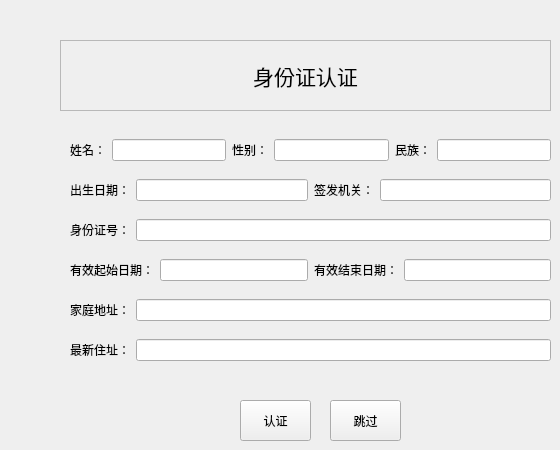
     <widget class="QWidget" name="idCardReg">
      <widget class="QLabel" name="welcomeLabel_4">
       <property name="geometry">
        <rect>
         <x>60</x>
         <y>40</y>
         <width>491</width>
         <height>71</height>
        </rect>
       </property>
       <property name="font">
        <font>
         <family>Adobe 仿宋 Std R</family>
         <pointsize>16</pointsize>
        </font>
       </property>
       <property name="frameShape">
        <enum>QFrame::StyledPanel</enum>
       </property>
       <property name="text">
        <string>身份证认证</string>
       </property>
       <property name="alignment">
        <set>Qt::AlignCenter</set>
       </property>
      </widget>
      <widget class="QWidget" name="layoutWidget_10">
       <property name="geometry">
        <rect>
         <x>70</x>
         <y>130</y>
         <width>481</width>
         <height>41</height>
        </rect>
       </property>
       <layout class="QGridLayout" name="gridLayout_38">
        <item row="0" column="0">
         <widget class="QLabel" name="label_39">
          <property name="text">
           <string>姓名：</string>
          </property>
         </widget>
        </item>
        <item row="0" column="1">
         <widget class="QLineEdit" name="idName_2"/>
        </item>
        <item row="0" column="2">
         <widget class="QLabel" name="label_40">
          <property name="text">
           <string>性别：</string>
          </property>
         </widget>
        </item>
        <item row="0" column="3">
         <widget class="QLineEdit" name="idSex_2"/>
        </item>
        <item row="0" column="4">
         <widget class="QLabel" name="label_41">
          <property name="text">
           <string>民族：</string>
          </property>
         </widget>
        </item>
        <item row="0" column="5">
         <widget class="QLineEdit" name="idNation_2"/>
        </item>
       </layout>
      </widget>
      <widget class="QWidget" name="layoutWidget_9">
       <property name="geometry">
        <rect>
         <x>70</x>
         <y>170</y>
         <width>481</width>
         <height>41</height>
        </rect>
       </property>
       <layout class="QGridLayout" name="gridLayout_37">
        <item row="0" column="0">
         <widget class="QLabel" name="label_28">
          <property name="text">
           <string>出生日期：</string>
          </property>
         </widget>
        </item>
        <item row="0" column="1">
         <widget class="QLineEdit" name="idBirth_2"/>
        </item>
        <item row="0" column="2">
         <widget class="QLabel" name="label_38">
          <property name="text">
           <string>签发机关：</string>
          </property>
         </widget>
        </item>
        <item row="0" column="3">
         <widget class="QLineEdit" name="idProvePlace_2"/>
        </item>
       </layout>
      </widget>
      <widget class="QWidget" name="layoutWidget_7">
       <property name="geometry">
        <rect>
         <x>70</x>
         <y>210</y>
         <width>481</width>
         <height>41</height>
        </rect>
       </property>
       <layout class="QGridLayout" name="gridLayout_31">
        <item row="0" column="1">
         <widget class="QLineEdit" name="idCardNum_2"/>
        </item>
        <item row="0" column="0">
         <widget class="QLabel" name="label_25">
          <property name="text">
           <string>身份证号：</string>
          </property>
         </widget>
        </item>
       </layout>
      </widget>
      <widget class="QWidget" name="layoutWidget_8">
       <property name="geometry">
        <rect>
         <x>70</x>
         <y>250</y>
         <width>481</width>
         <height>41</height>
        </rect>
       </property>
       <layout class="QGridLayout" name="gridLayout_36">
        <item row="0" column="3">
         <widget class="QLineEdit" name="idEndDay_2"/>
        </item>
        <item row="0" column="2">
         <widget class="QLabel" name="label_27">
          <property name="text">
           <string>有效结束日期：</string>
          </property>
         </widget>
        </item>
        <item row="0" column="1">
         <widget class="QLineEdit" name="idStartDay_2"/>
        </item>
        <item row="0" column="0">
         <widget class="QLabel" name="label_26">
          <property name="text">
           <string>有效起始日期：</string>
          </property>
         </widget>
        </item>
       </layout>
      </widget>
      <widget class="QPushButton" name="idCheckBtn">
       <property name="geometry">
        <rect>
         <x>240</x>
         <y>400</y>
         <width>71</width>
         <height>41</height>
        </rect>
       </property>
       <property name="text">
        <string>认证</string>
       </property>
      </widget>
      <widget class="QPushButton" name="idCheckIgnoreBtn">
       <property name="geometry">
        <rect>
         <x>330</x>
         <y>400</y>
         <width>71</width>
         <height>41</height>
        </rect>
       </property>
       <property name="text">
        <string>跳过</string>
       </property>
      </widget>
      <widget class="QWidget" name="layoutWidget_6">
       <property name="geometry">
        <rect>
         <x>70</x>
         <y>290</y>
         <width>481</width>
         <height>41</height>
        </rect>
       </property>
       <layout class="QGridLayout" name="gridLayout_29">
        <item row="0" column="0">
         <widget class="QLabel" name="label_24">
          <property name="text">
           <string>家庭地址：</string>
          </property>
         </widget>
        </item>
        <item row="0" column="1">
         <widget class="QLineEdit" name="idHomeAddre_2"/>
        </item>
       </layout>
      </widget>
      <widget class="QWidget" name="layoutWidget_11">
       <property name="geometry">
        <rect>
         <x>70</x>
         <y>330</y>
         <width>481</width>
         <height>41</height>
        </rect>
       </property>
       <layout class="QGridLayout" name="gridLayout_30">
        <item row="0" column="0">
         <widget class="QLabel" name="label_42">
          <property name="text">
           <string>最新住址：</string>
          </property>
         </widget>
        </item>
        <item row="0" column="1">
         <widget class="QLineEdit" name="idNewestAddre_2"/>
        </item>
       </layout>
      </widget>
     </widget>
